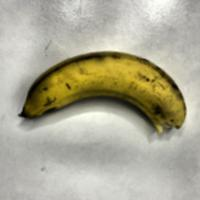
#> input picture Hasil Preproses - Kulit/pisang/pisang_ambon_1_Scale_125%_Rotasi_175.jpg, 200 x 200 px, found by its file name; its folder holds only this picture in this run
$ python 'PreprosesGambar - Kulit.py'   (older library calls are emulated)
#> lines starting #> are read from the running program, lines starting #| are printed output that depends on the picture; long printed decimals are rounded
import numpy as np
import matplotlib.pyplot as plt
from skimage import data, io, filters, color, transform,util, segmentation, exposure,feature
from skimage.morphology import convex_hull_image
from scipy import ndimage as ndi
from tkinter import *
from tkinter import filedialog
import tkinter as tk
from skimage.feature import local_binary_pattern


root = Tk()
root.withdraw()
root.directory = filedialog.askdirectory()
#> the answer given: Hasil Preproses - Kulit/pisang
print (root.directory)
root.destroy()


def clipped_zoom(img, zoom_factor, **kwargs):
    h, w = img.shape[:2]
    zoom_tuple = (zoom_factor,) * 2 + (1,) * (img.ndim - 2)
    if zoom_factor < 1:
        zh = int(np.round(h * zoom_factor))
        zw = int(np.round(w * zoom_factor))
        top = (h - zh) // 2
        left = (w - zw) // 2
        out = np.zeros_like(img)
        out[top:top+zh, left:left+zw] = ndi.zoom(img, zoom_tuple, **kwargs)
    elif zoom_factor > 1:
        zh = int(np.round(h / zoom_factor))
        zw = int(np.round(w / zoom_factor))
        top = (h - zh) // 2
        left = (w - zw) // 2

        out = ndi.zoom(img[top:top+zh, left:left+zw], zoom_tuple, **kwargs)
        trim_top = ((out.shape[0] - h) // 2)
        trim_left = ((out.shape[1] - w) // 2)
        out = out[trim_top:trim_top+h, trim_left:trim_left+w]
    else:
        out = img
    return  exposure.rescale_intensity(out, in_range=(0, 1))


root.mainloop()

import os
list_gambar = ""

path = root.directory

l = os.listdir(path)
print("path"+path)

with open("ListGambar.txt", "w", encoding="utf-8") as file:
    for eachfile in l:
        if eachfile.endswith(('.png','.jpg','.jpeg')) == False:
            continue
        list_gambar += eachfile + "\n"
    file.write(list_gambar)

gambar = []
with open('ListGambar.txt', newline='') as infile:
    for line in infile:
        gambar.extend(line.strip().split(','))

alamatinput = root.directory + '\\'
alamato = 'Hasil Preproses - Kulit\\'

if not os.path.exists(alamato):
    os.makedirs(alamato)

r = 1
p = 8 * r

import cv2
sharpening_kernel = np.array([[0, -1, 0], [-1, 5, -1], [0, -1, 0]])

urutan=-1
for n in gambar:
    urutan=urutan+1
    namakd = gambar[urutan].split(" ")
    print(namakd)
    namakd2 = (gambar[urutan].split("."))[0].split("_")
    print(namakd2)
    if not os.path.exists(alamato+namakd2[0]+'\\'):
        os.makedirs(alamato+namakd2[0]+'\\') #9 Kelas
    #if not os.path.exists(alamato+namakd2[0]+ "_" + namakd2[1]+'\\'):
    #   os.makedirs(alamato+namakd2[0]+ "_" + namakd2[1] + '\\') #45 Kelas - Binatang
    img = io.imread(alamatinput + gambar[urutan], as_gray=False)
#> img is the input picture: shape (200, 200, 3); mean R, G, B 174.2, 170.8, 150.3
    img = transform.resize(img, (100, 100), anti_aliasing=True)
#> img: shape (100, 100, 3) float64
    img = exposure.rescale_intensity(img, in_range=(0, 1))

    # [40 lines of commented-out code are left out]


    elev = img
    print(elev)
#> (printed output is left out)
    print(elev.shape)
#| (100, 100, 3)
    print(elev.size)
#| 30000
    print(elev.dtype)
#| float64


    # imglabe= elev
    imglabe = img
    print(imglabe.dtype)
#| float64
    print(imglabe.shape)
#| (100, 100, 3)
    print(imglabe.size)
#| 30000
    print(f'Shape: {imglabe.shape}')
#| Shape: (100, 100, 3)
    print("Values min/max", imglabe.min(),imglabe.max())
#| Values min/max 5.1069551390161775e-05 0.9948

    #==========
    sca = [125, 129, 133, 137]
    rot = [75, 105, 175, 195]
    print(rot[1])

    for i in range(len(rot)):  # Rotasi
        print('Rotasi ' + str(rot[i]))
        rotasi = transform.rotate(imglabe, rot[i])
        x = 5
        y = 0
        rotasi = util.img_as_float(rotasi)
        for z in range(len(sca)):  # Scale
            stat = 100
            if sca[z] < 100:
                print(sca[z] / 100)
                imgzoom = clipped_zoom(rotasi, sca[z] / 100)
                stat = sca[z]  # Hanya status
            elif sca[z] >= 100:
                print(z / 100)
                imgzoom = clipped_zoom(rotasi, sca[z] / 100)
                stat = sca[z]  # Hanya status
            print(f'Shape: {imgzoom.shape}')
            print("a: ", imgzoom.min(), "b: ", imgzoom.max())
            x = 0


            im = np.array(imgzoom)

            # Work out where top left corner is
            yim = int((200 - 90) / 2)
            xim = int((200 - 90) / 2)

            # Crop, convert back from numpy to PIL Image and and save util.img_as_ubyte(cropninety)
            cropninety = im[xim:xim + 200, yim:yim + 200]

            io.imsave((alamato + namakd2[0]+ '\\' + (gambar[urutan].split("."))[0] + '_Scale_' + str(stat) + '%_Rotasi_' + str(rot[i]) + '.jpg'), util.img_as_ubyte(im))
#> this loop made 4 passes
#> pass 1, `rotasi = transform.rotate(imglabe, rot[i])`:
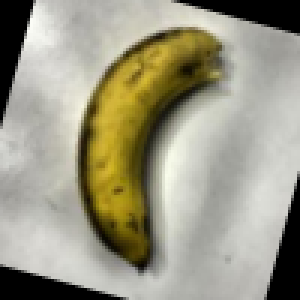
#> rotasi: shape (100, 100, 3) float64 (shown 3 times larger); mean R, G, B 0.612, 0.599, 0.521
#> pass 1, in clipped_zoom, `out = ndi.zoom(img[top:top+zh, left:left+zw], zoom_tuple, **kwargs)`:
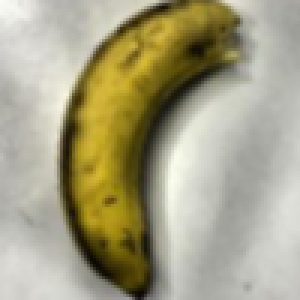
#> out: shape (100, 100, 3) float64 (shown 3 times larger); mean R, G, B 0.651, 0.632, 0.519; drawn with min black and max white
#> pass 1, in clipped_zoom (call 2), `out = ndi.zoom(img[top:top+zh, left:left+zw], zoom_tuple, **kwargs)`:
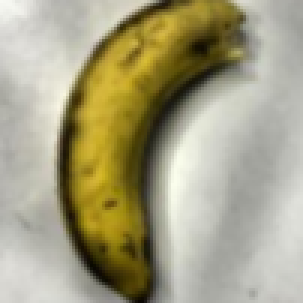
#> out: shape (101, 101, 3) float64 (shown 3 times larger); mean R, G, B 0.647, 0.626, 0.509; drawn with min black and max white
#> after the loop:
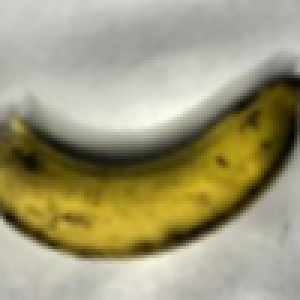
#> im: shape (100, 100, 3) float64 (shown 3 times larger); mean R, G, B 0.63, 0.607, 0.48
#> after the loop:
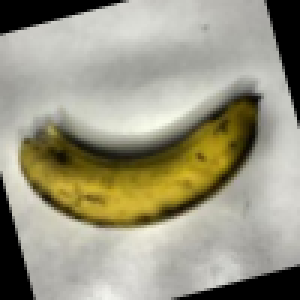
#> rotasi: shape (100, 100, 3) float64 (shown 3 times larger); mean R, G, B 0.609, 0.596, 0.517

$ run again, on Hasil Preproses - Kulit/pisang/pisang_ambon_1_Scale_140%_Rotasi_15.jpg
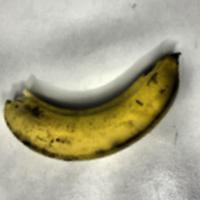
#> input picture Hasil Preproses - Kulit/pisang/pisang_ambon_1_Scale_140%_Rotasi_15.jpg, 200 x 200 px, found by its file name
#> img is the input picture: shape (200, 200, 3); mean R, G, B 169.5, 165.6, 141.2
#> img: shape (100, 100, 3) float64
#> (printed output is left out)
#| (100, 100, 3)
#| 30000
#| float64
#| float64
#| (100, 100, 3)
#| 30000
#| Shape: (100, 100, 3)
#| Values min/max 6.882807045976299e-06 0.9933
#> the loop `for i in range(len(rot)):` made 4 passes
#> pass 1, in clipped_zoom (call 2), `out = ndi.zoom(img[top:top+zh, left:left+zw], zoom_tuple, **kwargs)`:
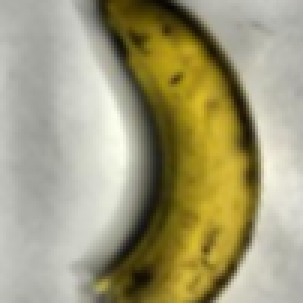
#> out: shape (101, 101, 3) float64 (shown 3 times larger); mean R, G, B 0.627, 0.604, 0.47; drawn with min black and max white
#> after the loop `for i in range(len(rot)):`:
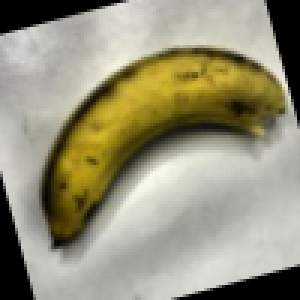
#> rotasi: shape (100, 100, 3) float64 (shown 3 times larger); mean R, G, B 0.593, 0.578, 0.485

$ run again, on Hasil Preproses - Kulit/pisang/pisang_ambon_1_Scale_140%_Rotasi_205.jpg
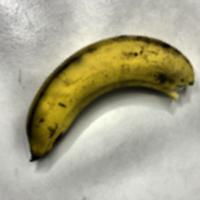
#> input picture Hasil Preproses - Kulit/pisang/pisang_ambon_1_Scale_140%_Rotasi_205.jpg, 200 x 200 px, found by its file name
#> img is the input picture: shape (200, 200, 3); mean R, G, B 170.7, 166.8, 142.3
#> img: shape (100, 100, 3) float64
#> (printed output is left out)
#| (100, 100, 3)
#| 30000
#| float64
#| float64
#| (100, 100, 3)
#| 30000
#| Shape: (100, 100, 3)
#| Values min/max 1.755626515773695e-06 0.99
#> the loop `for i in range(len(rot)):` made 4 passes
#> pass 1, in clipped_zoom (call 2), `out = ndi.zoom(img[top:top+zh, left:left+zw], zoom_tuple, **kwargs)`:
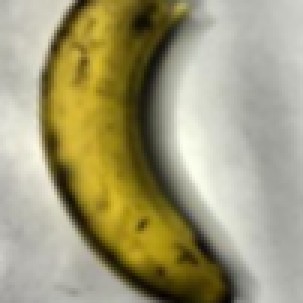
#> out: shape (101, 101, 3) float64 (shown 3 times larger); mean R, G, B 0.625, 0.601, 0.466; drawn with min black and max white
#> after the loop `for i in range(len(rot)):`:
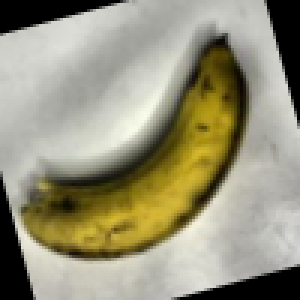
#> rotasi: shape (100, 100, 3) float64 (shown 3 times larger); mean R, G, B 0.595, 0.58, 0.486
